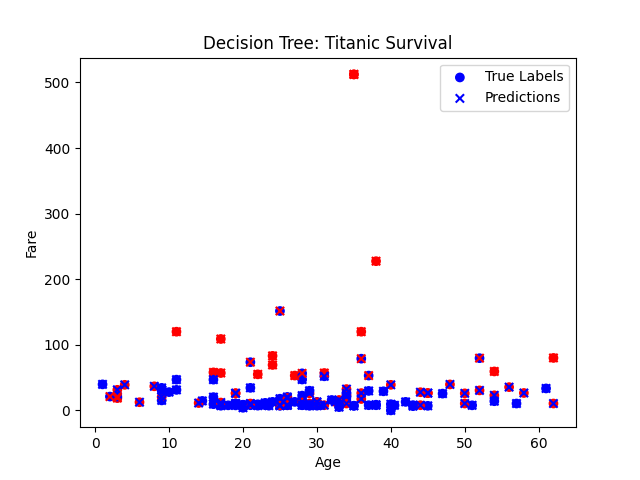

Here is the Python script that generated this plot:
import numpy as np
import matplotlib.pyplot as plt
import seaborn as sns
from sklearn.model_selection import train_test_split


# Decision Tree Node
class Node:
    def __init__(self, feature=None, threshold=None, left=None, right=None, value=None):
        self.feature = feature
        self.threshold = threshold
        self.left = left
        self.right = right
        self.value = value  # Leaf value


# Decision Tree implementation
class DecisionTree:
    def __init__(self, max_depth=3):
        self.max_depth = max_depth
        self.root = None

    def _gini(self, y):
        _, counts = np.unique(y, return_counts=True)
        p = counts / len(y)
        return 1 - np.sum(p ** 2)

    def _best_split(self, X, y):
        best_gini = float('inf')
        best_feature, best_threshold = None, None
        for feature in range(X.shape[1]):
            thresholds = np.unique(X[:, feature])
            for threshold in thresholds:
                left_idx = X[:, feature] <= threshold
                right_idx = X[:, feature] > threshold
                if len(y[left_idx]) == 0 or len(y[right_idx]) == 0:
                    continue
                gini = (len(y[left_idx]) * self._gini(y[left_idx]) +
                        len(y[right_idx]) * self._gini(y[right_idx])) / len(y)
                if gini < best_gini:
                    best_gini = gini
                    best_feature = feature
                    best_threshold = threshold
        return best_feature, best_threshold

    def _build_tree(self, X, y, depth=0):
        if depth >= self.max_depth or len(np.unique(y)) == 1:
            return Node(value=np.bincount(y).argmax())
        feature, threshold = self._best_split(X, y)
        if feature is None:
            return Node(value=np.bincount(y).argmax())
        left_idx = X[:, feature] <= threshold
        right_idx = X[:, feature] > threshold
        left = self._build_tree(X[left_idx], y[left_idx], depth + 1)
        right = self._build_tree(X[right_idx], y[right_idx], depth + 1)
        return Node(feature, threshold, left, right)

    def fit(self, X, y):
        self.root = self._build_tree(X, y)

    def _predict_one(self, x, node):
        if node.value is not None:
            return node.value
        if x[node.feature] <= node.threshold:
            return self._predict_one(x, node.left)
        return self._predict_one(x, node.right)

    def predict(self, X):
        return np.array([self._predict_one(x, self.root) for x in X])


# Main function
def main():
    # Load dataset
    titanic = sns.load_dataset('titanic').dropna(subset=['age', 'fare', 'survived'])
    X = titanic[['age', 'fare']].values
    y = titanic['survived'].values

    # Split into training and test sets
    X_train, X_test, y_train, y_test = train_test_split(X, y, test_size=0.2, random_state=42)

    # Train model
    model = DecisionTree(max_depth=3)
    model.fit(X_train, y_train)

    # Predict on test set
    y_pred = model.predict(X_test)

    # Calculate accuracy
    accuracy = np.mean(y_pred == y_test)
    print(f"Accuracy: {accuracy:.4f}")

    # Visualize
    plt.scatter(X_test[:, 0], X_test[:, 1], c=y_test, cmap='bwr', label='True Labels')
    plt.scatter(X_test[:, 0], X_test[:, 1], c=y_pred, marker='x', cmap='bwr', label='Predictions')
    plt.xlabel('Age')
    plt.ylabel('Fare')
    plt.title('Decision Tree: Titanic Survival')
    plt.legend()
    plt.show()


if __name__ == "__main__":
    main()
